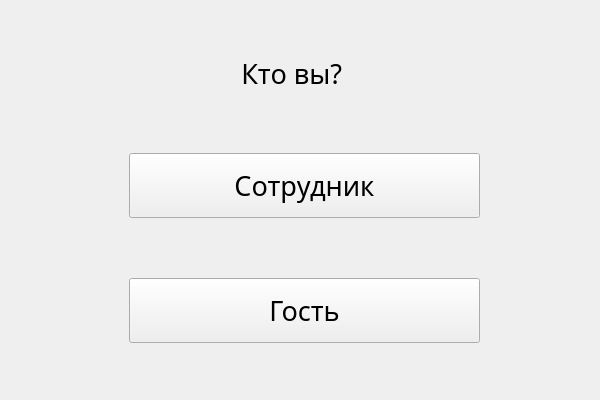
<?xml version="1.0" encoding="UTF-8"?>
<ui version="4.0">
 <class>MainWindow</class>
 <widget class="QMainWindow" name="MainWindow">
  <property name="geometry">
   <rect>
    <x>0</x>
    <y>0</y>
    <width>600</width>
    <height>400</height>
   </rect>
  </property>
  <property name="windowTitle">
   <string>MainWindow</string>
  </property>
  <widget class="QWidget" name="centralwidget">
   <widget class="QWidget" name="verticalLayoutWidget">
    <property name="geometry">
     <rect>
      <x>129</x>
      <y>-1</y>
      <width>351</width>
      <height>401</height>
     </rect>
    </property>
    <layout class="QVBoxLayout" name="verticalLayout_2">
     <item>
      <widget class="QLabel" name="label">
       <property name="minimumSize">
        <size>
         <width>0</width>
         <height>20</height>
        </size>
       </property>
       <property name="maximumSize">
        <size>
         <width>16777215</width>
         <height>40</height>
        </size>
       </property>
       <property name="font">
        <font>
         <family>Lobster</family>
         <pointsize>20</pointsize>
        </font>
       </property>
       <property name="layoutDirection">
        <enum>Qt::LeftToRight</enum>
       </property>
       <property name="text">
        <string>                Кто вы?</string>
       </property>
      </widget>
     </item>
     <item>
      <widget class="QPushButton" name="employeeButton">
       <property name="minimumSize">
        <size>
         <width>0</width>
         <height>20</height>
        </size>
       </property>
       <property name="maximumSize">
        <size>
         <width>16777215</width>
         <height>65</height>
        </size>
       </property>
       <property name="font">
        <font>
         <family>Lobster</family>
         <pointsize>20</pointsize>
        </font>
       </property>
       <property name="text">
        <string>Сотрудник</string>
       </property>
      </widget>
     </item>
     <item>
      <widget class="QPushButton" name="guestButton">
       <property name="minimumSize">
        <size>
         <width>0</width>
         <height>20</height>
        </size>
       </property>
       <property name="maximumSize">
        <size>
         <width>16777215</width>
         <height>65</height>
        </size>
       </property>
       <property name="font">
        <font>
         <family>Lobster</family>
         <pointsize>20</pointsize>
        </font>
       </property>
       <property name="text">
        <string>Гость</string>
       </property>
      </widget>
     </item>
    </layout>
   </widget>
  </widget>
 </widget>
 <resources/>
 <connections/>
</ui>
